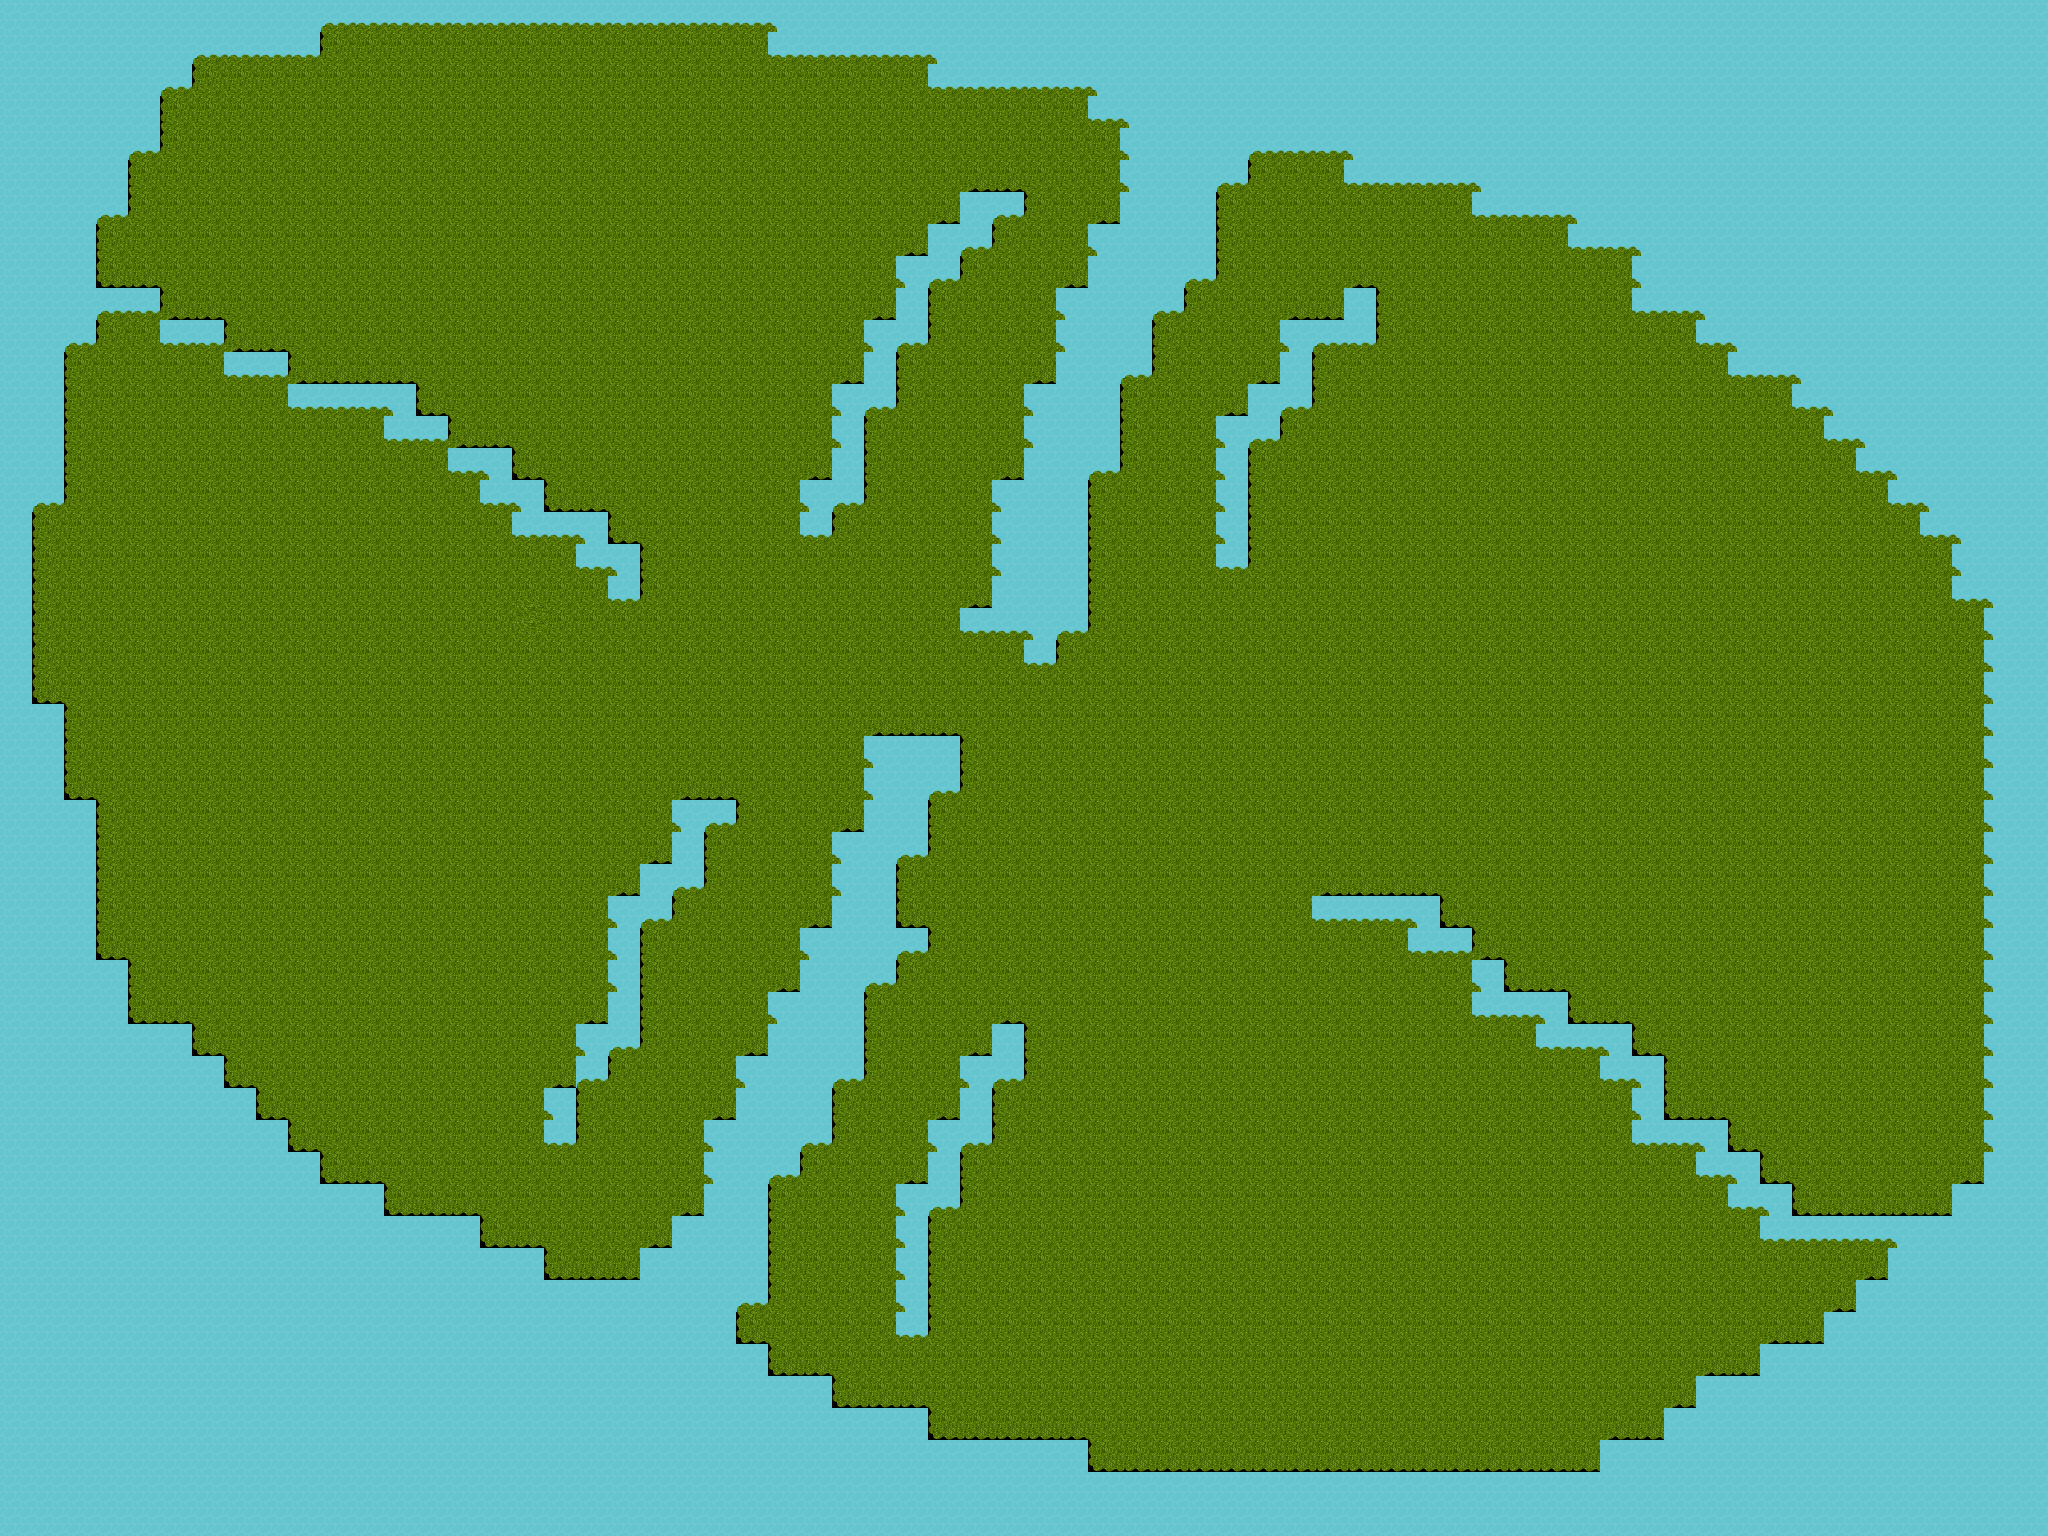

The image is a tile-based game level rendered from a .tmx file. Its description and complete source (layers, tilesets, objects, tile grids) follow:
An orthogonal 64x48 tile map with 32x32 px tiles, 1 tile layer (terrain).

<map version="1.0" orientation="orthogonal" renderorder="right-down" width="64" height="48" tilewidth="32" tileheight="32" nextobjectid="1">
 <tileset firstgid="1" name="terrain" tilewidth="32" tileheight="32" tilecount="2">
  <tile id="0">
   <image width="32" height="32" source="../gfx/terrain/dirt.png" />
  </tile>
  <tile id="1">
   <image width="32" height="32" source="../gfx/terrain/water.png" />
  </tile>
 </tileset>
 <layer name="terrain" width="64" height="48">
  <data encoding="csv">
2,2,2,2,2,2,2,2,2,2,2,2,2,2,2,2,2,2,2,2,2,2,2,2,2,2,2,2,2,2,2,2,2,2,2,2,2,2,2,2,2,2,2,2,2,2,2,2,2,2,2,2,2,2,2,2,2,2,2,2,2,2,2,2,
2,2,2,2,2,2,2,2,2,2,1,1,1,1,1,1,1,1,1,1,1,1,1,1,2,2,2,2,2,2,2,2,2,2,2,2,2,2,2,2,2,2,2,2,2,2,2,2,2,2,2,2,2,2,2,2,2,2,2,2,2,2,2,2,
2,2,2,2,2,2,1,1,1,1,1,1,1,1,1,1,1,1,1,1,1,1,1,1,1,1,1,1,1,2,2,2,2,2,2,2,2,2,2,2,2,2,2,2,2,2,2,2,2,2,2,2,2,2,2,2,2,2,2,2,2,2,2,2,
2,2,2,2,2,1,1,1,1,1,1,1,1,1,1,1,1,1,1,1,1,1,1,1,1,1,1,1,1,1,1,1,1,1,2,2,2,2,2,2,2,2,2,2,2,2,2,2,2,2,2,2,2,2,2,2,2,2,2,2,2,2,2,2,
2,2,2,2,2,1,1,1,1,1,1,1,1,1,1,1,1,1,1,1,1,1,1,1,1,1,1,1,1,1,1,1,1,1,1,2,2,2,2,2,2,2,2,2,2,2,2,2,2,2,2,2,2,2,2,2,2,2,2,2,2,2,2,2,
2,2,2,2,1,1,1,1,1,1,1,1,1,1,1,1,1,1,1,1,1,1,1,1,1,1,1,1,1,1,1,1,1,1,1,2,2,2,2,1,1,1,2,2,2,2,2,2,2,2,2,2,2,2,2,2,2,2,2,2,2,2,2,2,
2,2,2,2,1,1,1,1,1,1,1,1,1,1,1,1,1,1,1,1,1,1,1,1,1,1,1,1,1,1,2,2,1,1,1,2,2,2,1,1,1,1,1,1,1,1,2,2,2,2,2,2,2,2,2,2,2,2,2,2,2,2,2,2,
2,2,2,1,1,1,1,1,1,1,1,1,1,1,1,1,1,1,1,1,1,1,1,1,1,1,1,1,1,2,2,1,1,1,2,2,2,2,1,1,1,1,1,1,1,1,1,1,1,2,2,2,2,2,2,2,2,2,2,2,2,2,2,2,
2,2,2,1,1,1,1,1,1,1,1,1,1,1,1,1,1,1,1,1,1,1,1,1,1,1,1,1,2,2,1,1,1,1,2,2,2,2,1,1,1,1,1,1,1,1,1,1,1,1,1,2,2,2,2,2,2,2,2,2,2,2,2,2,
2,2,2,2,2,1,1,1,1,1,1,1,1,1,1,1,1,1,1,1,1,1,1,1,1,1,1,1,2,1,1,1,1,2,2,2,2,1,1,1,1,1,2,1,1,1,1,1,1,1,1,2,2,2,2,2,2,2,2,2,2,2,2,2,
2,2,2,1,1,2,2,1,1,1,1,1,1,1,1,1,1,1,1,1,1,1,1,1,1,1,1,2,2,1,1,1,1,2,2,2,1,1,1,1,2,2,2,1,1,1,1,1,1,1,1,1,1,2,2,2,2,2,2,2,2,2,2,2,
2,2,1,1,1,1,1,2,2,1,1,1,1,1,1,1,1,1,1,1,1,1,1,1,1,1,1,2,1,1,1,1,1,2,2,2,1,1,1,1,2,1,1,1,1,1,1,1,1,1,1,1,1,1,2,2,2,2,2,2,2,2,2,2,
2,2,1,1,1,1,1,1,1,2,2,2,2,1,1,1,1,1,1,1,1,1,1,1,1,1,2,2,1,1,1,1,2,2,2,1,1,1,1,2,2,1,1,1,1,1,1,1,1,1,1,1,1,1,1,1,2,2,2,2,2,2,2,2,
2,2,1,1,1,1,1,1,1,1,1,1,2,2,1,1,1,1,1,1,1,1,1,1,1,1,2,1,1,1,1,1,2,2,2,1,1,1,2,2,1,1,1,1,1,1,1,1,1,1,1,1,1,1,1,1,1,2,2,2,2,2,2,2,
2,2,1,1,1,1,1,1,1,1,1,1,1,1,2,2,1,1,1,1,1,1,1,1,1,1,2,1,1,1,1,1,2,2,2,1,1,1,2,1,1,1,1,1,1,1,1,1,1,1,1,1,1,1,1,1,1,1,2,2,2,2,2,2,
2,2,1,1,1,1,1,1,1,1,1,1,1,1,1,2,2,1,1,1,1,1,1,1,1,2,2,1,1,1,1,2,2,2,1,1,1,1,2,1,1,1,1,1,1,1,1,1,1,1,1,1,1,1,1,1,1,1,1,2,2,2,2,2,
2,1,1,1,1,1,1,1,1,1,1,1,1,1,1,1,2,2,2,1,1,1,1,1,1,2,1,1,1,1,1,2,2,2,1,1,1,1,2,1,1,1,1,1,1,1,1,1,1,1,1,1,1,1,1,1,1,1,1,1,2,2,2,2,
2,1,1,1,1,1,1,1,1,1,1,1,1,1,1,1,1,1,2,2,1,1,1,1,1,1,1,1,1,1,1,2,2,2,1,1,1,1,2,1,1,1,1,1,1,1,1,1,1,1,1,1,1,1,1,1,1,1,1,1,1,2,2,2,
2,1,1,1,1,1,1,1,1,1,1,1,1,1,1,1,1,1,1,2,1,1,1,1,1,1,1,1,1,1,1,2,2,2,1,1,1,1,1,1,1,1,1,1,1,1,1,1,1,1,1,1,1,1,1,1,1,1,1,1,1,2,2,2,
2,1,1,1,1,1,1,1,1,1,1,1,1,1,1,1,1610612737,1,1,1,1,1,1,1,1,1,1,1,1,1,2,2,2,2,1,1,1,1,1,1,1,1,1,1,1,1,1,1,1,1,1,1,1,1,1,1,1,1,1,1,1,1,2,2,
2,1,1,1,1,1,1,1,1,1,1,1,1,1,1,1,1,1,1,1,1,1,1,1,1,1,1,1,1,1,1,1,2,1,1,1,1,1,1,1,1,1,1,1,1,1,1,1,1,1,1,1,1,1,1,1,1,1,1,1,1,1,2,2,
2,1,1,1,1,1,1,1,1,1,1,1,1,1,1,1,1,1,1,1,1,1,1,1,1,1,1,1,1,1,1,1,1,1,1,1,1,1,1,1,1,1,1,1,1,1,1,1,1,1,1,1,1,1,1,1,1,1,1,1,1,1,2,2,
2,2,1,1,1,1,1,1,1,1,1,1,1,1,1,1,1,1,1,1,1,1,1,1,1,1,1,1,1,1,1,1,1,1,1,1,1,1,1,1,1,1,1,1,1,1,1,1,1,1,1,1,1,1,1,1,1,1,1,1,1,1,2,2,
2,2,1,1,1,1,1,1,1,1,1,1,1,1,1,1,1,1,1,1,1,1,1,1,1,1,1,2,2,2,1,1,1,1,1,1,1,1,1,1,1,1,1,1,1,1,1,1,1,1,1,1,1,1,1,1,1,1,1,1,1,1,2,2,
2,2,1,1,1,1,1,1,1,1,1,1,1,1,1,1,1,1,1,1,1,1,1,1,1,1,1,2,2,2,1,1,1,1,1,1,1,1,1,1,1,1,1,1,1,1,1,1,1,1,1,1,1,1,1,1,1,1,1,1,1,1,2,2,
2,2,2,1,1,1,1,1,1,1,1,1,1,1,1,1,1,1,1,1,1,2,2,1,1,1,1,2,2,1,1,1,1,1,1,1,1,1,1,1,1,1,1,1,1,1,1,1,1,1,1,1,1,1,1,1,1,1,1,1,1,1,2,2,
2,2,2,1,1,1,1,1,1,1,1,1,1,1,1,1,1,1,1,1,1,2,1,1,1,1,2,2,2,1,1,1,1,1,1,1,1,1,1,1,1,1,1,1,1,1,1,1,1,1,1,1,1,1,1,1,1,1,1,1,1,1,2,2,
2,2,2,1,1,1,1,1,1,1,1,1,1,1,1,1,1,1,1,1,2,2,1,1,1,1,2,2,1,1,1,1,1,1,1,1,1,1,1,1,1,1,1,1,1,1,1,1,1,1,1,1,1,1,1,1,1,1,1,1,1,1,2,2,
2,2,2,1,1,1,1,1,1,1,1,1,1,1,1,1,1,1,1,2,2,1,1,1,1,1,2,2,1,1,1,1,1,1,1,1,1,1,1,1,1,2,2,2,2,1,1,1,1,1,1,1,1,1,1,1,1,1,1,1,1,1,2,2,
2,2,2,1,1,1,1,1,1,1,1,1,1,1,1,1,1,1,1,2,1,1,1,1,1,2,2,2,2,1,1,1,1,1,1,1,1,1,1,1,1,1,1,1,2,2,1,1,1,1,1,1,1,1,1,1,1,1,1,1,1,1,2,2,
2,2,2,2,1,1,1,1,1,1,1,1,1,1,1,1,1,1,1,2,1,1,1,1,1,2,2,2,1,1,1,1,1,1,1,1,1,1,1,1,1,1,1,1,1,1,2,1,1,1,1,1,1,1,1,1,1,1,1,1,1,1,2,2,
2,2,2,2,1,1,1,1,1,1,1,1,1,1,1,1,1,1,1,2,1,1,1,1,2,2,2,1,1,1,1,1,1,1,1,1,1,1,1,1,1,1,1,1,1,1,2,2,2,1,1,1,1,1,1,1,1,1,1,1,1,1,2,2,
2,2,2,2,2,2,1,1,1,1,1,1,1,1,1,1,1,1,2,2,1,1,1,1,2,2,2,1,1,1,1,2,1,1,1,1,1,1,1,1,1,1,1,1,1,1,1,1,2,2,2,1,1,1,1,1,1,1,1,1,1,1,2,2,
2,2,2,2,2,2,2,1,1,1,1,1,1,1,1,1,1,1,2,1,1,1,1,2,2,2,2,1,1,1,2,2,1,1,1,1,1,1,1,1,1,1,1,1,1,1,1,1,1,1,2,2,1,1,1,1,1,1,1,1,1,1,2,2,
2,2,2,2,2,2,2,2,1,1,1,1,1,1,1,1,1,2,1,1,1,1,1,2,2,2,1,1,1,1,2,1,1,1,1,1,1,1,1,1,1,1,1,1,1,1,1,1,1,1,1,2,1,1,1,1,1,1,1,1,1,1,2,2,
2,2,2,2,2,2,2,2,2,1,1,1,1,1,1,1,1,2,1,1,1,1,2,2,2,2,1,1,1,2,2,1,1,1,1,1,1,1,1,1,1,1,1,1,1,1,1,1,1,1,1,2,2,2,1,1,1,1,1,1,1,1,2,2,
2,2,2,2,2,2,2,2,2,2,1,1,1,1,1,1,1,1,1,1,1,1,2,2,2,1,1,1,1,2,1,1,1,1,1,1,1,1,1,1,1,1,1,1,1,1,1,1,1,1,1,1,1,2,2,1,1,1,1,1,1,1,2,2,
2,2,2,2,2,2,2,2,2,2,2,2,1,1,1,1,1,1,1,1,1,1,2,2,1,1,1,1,2,2,1,1,1,1,1,1,1,1,1,1,1,1,1,1,1,1,1,1,1,1,1,1,1,1,2,2,1,1,1,1,1,2,2,2,
2,2,2,2,2,2,2,2,2,2,2,2,2,2,2,1,1,1,1,1,1,2,2,2,1,1,1,1,2,1,1,1,1,1,1,1,1,1,1,1,1,1,1,1,1,1,1,1,1,1,1,1,1,1,1,2,2,2,2,2,2,2,2,2,
2,2,2,2,2,2,2,2,2,2,2,2,2,2,2,2,2,1,1,1,2,2,2,2,1,1,1,1,2,1,1,1,1,1,1,1,1,1,1,1,1,1,1,1,1,1,1,1,1,1,1,1,1,1,1,1,1,1,1,2,2,2,2,2,
2,2,2,2,2,2,2,2,2,2,2,2,2,2,2,2,2,2,2,2,2,2,2,2,1,1,1,1,2,1,1,1,1,1,1,1,1,1,1,1,1,1,1,1,1,1,1,1,1,1,1,1,1,1,1,1,1,1,2,2,2,2,2,2,
2,2,2,2,2,2,2,2,2,2,2,2,2,2,2,2,2,2,2,2,2,2,2,1,1,1,1,1,2,1,1,1,1,1,1,1,1,1,1,1,1,1,1,1,1,1,1,1,1,1,1,1,1,1,1,1,1,2,2,2,2,2,2,2,
2,2,2,2,2,2,2,2,2,2,2,2,2,2,2,2,2,2,2,2,2,2,2,2,1,1,1,1,1,1,1,1,1,1,1,1,1,1,1,1,1,1,1,1,1,1,1,1,1,1,1,1,1,1,1,2,2,2,2,2,2,2,2,2,
2,2,2,2,2,2,2,2,2,2,2,2,2,2,2,2,2,2,2,2,2,2,2,2,2,2,1,1,1,1,1,1,1,1,1,1,1,1,1,1,1,1,1,1,1,1,1,1,1,1,1,1,1,2,2,2,2,2,2,2,2,2,2,2,
2,2,2,2,2,2,2,2,2,2,2,2,2,2,2,2,2,2,2,2,2,2,2,2,2,2,2,2,2,1,1,1,1,1,1,1,1,1,1,1,1,1,1,1,1,1,1,1,1,1,1,1,2,2,2,2,2,2,2,2,2,2,2,2,
2,2,2,2,2,2,2,2,2,2,2,2,2,2,2,2,2,2,2,2,2,2,2,2,2,2,2,2,2,2,2,2,2,2,1,1,1,1,1,1,1,1,1,1,1,1,1,1,1,1,2,2,2,2,2,2,2,2,2,2,2,2,2,2,
2,2,2,2,2,2,2,2,2,2,2,2,2,2,2,2,2,2,2,2,2,2,2,2,2,2,2,2,2,2,2,2,2,2,2,2,2,2,2,2,2,2,2,2,2,2,2,2,2,2,2,2,2,2,2,2,2,2,2,2,2,2,2,2,
2,2,2,2,2,2,2,2,2,2,2,2,2,2,2,2,2,2,2,2,2,2,2,2,2,2,2,2,2,2,2,2,2,2,2,2,2,2,2,2,2,2,2,2,2,2,2,2,2,2,2,2,2,2,2,2,2,2,2,2,2,2,2,2
</data>
 </layer>
</map>